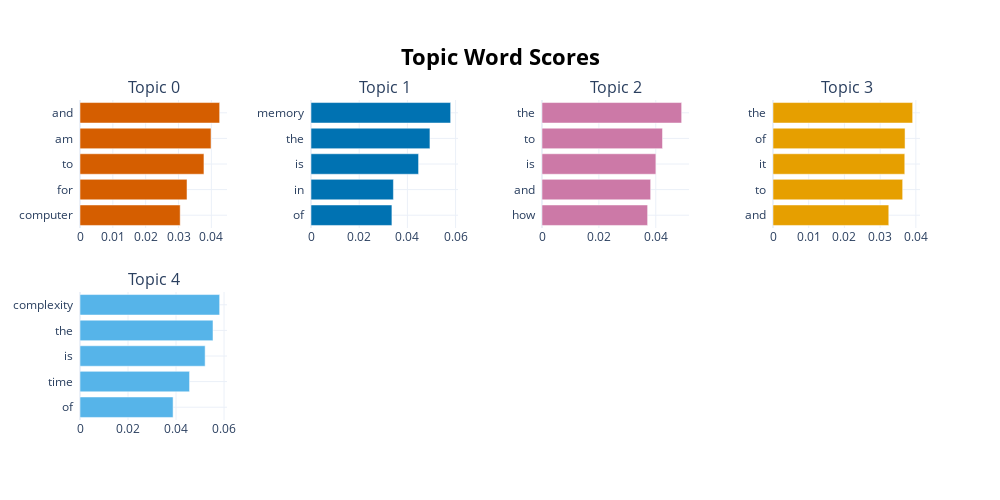

The notebook cell saved with this chart:
### Code cell
topic_model.visualize_barchart(top_n_topics=5)

### Figure 1 — Plotly figure (JSON) as saved in the notebook; plotly's stock layout.template omitted (floating-point values rounded to 4 significant figures)
{"data": [{"marker": {"color": "#D55E00"}, "orientation": "h", "type": "bar", "x": [0.03051, 0.03259, 0.03774, 0.0399, 0.04252], "xaxis": "x", "y": ["computer  ", "for  ", "to  ", "am  ", "and  "], "yaxis": "y"}, {"marker": {"color": "#0072B2"}, "orientation": "h", "type": "bar", "x": [0.03357, 0.0342, 0.04463, 0.04935, 0.05795], "xaxis": "x2", "y": ["of  ", "in  ", "is  ", "the  ", "memory  "], "yaxis": "y2"}, {"marker": {"color": "#CC79A7"}, "orientation": "h", "type": "bar", "x": [0.03713, 0.0382, 0.04004, 0.04237, 0.0491], "xaxis": "x3", "y": ["how  ", "and  ", "is  ", "to  ", "the  "], "yaxis": "y3"}, {"marker": {"color": "#E69F00"}, "orientation": "h", "type": "bar", "x": [0.03242, 0.03631, 0.0369, 0.03698, 0.0391], "xaxis": "x4", "y": ["and  ", "to  ", "it  ", "of  ", "the  "], "yaxis": "y4"}, {"marker": {"color": "#56B4E9"}, "orientation": "h", "type": "bar", "x": [0.03878, 0.04563, 0.05212, 0.05539, 0.05817], "xaxis": "x5", "y": ["of  ", "time  ", "is  ", "the  ", "complexity  "], "yaxis": "y5"}], "layout": {"annotations": [{"font": {"size": 16}, "showarrow": false, "text": "Topic 0", "x": 0.0875, "xanchor": "center", "xref": "paper", "y": 1, "yanchor": "bottom", "yref": "paper"}, {"font": {"size": 16}, "showarrow": false, "text": "Topic 1", "x": 0.3625, "xanchor": "center", "xref": "paper", "y": 1, "yanchor": "bottom", "yref": "paper"}, {"font": {"size": 16}, "showarrow": false, "text": "Topic 2", "x": 0.6375, "xanchor": "center", "xref": "paper", "y": 1, "yanchor": "bottom", "yref": "paper"}, {"font": {"size": 16}, "showarrow": false, "text": "Topic 3", "x": 0.9125, "xanchor": "center", "xref": "paper", "y": 1, "yanchor": "bottom", "yref": "paper"}, {"font": {"size": 16}, "showarrow": false, "text": "Topic 4", "x": 0.0875, "xanchor": "center", "xref": "paper", "y": 0.4, "yanchor": "bottom", "yref": "paper"}], "height": 500, "hoverlabel": {"bgcolor": "white", "font": {"family": "Rockwell", "size": 16}}, "showlegend": false, "title": {"font": {"color": "Black", "size": 22}, "text": "<b>Topic Word Scores", "x": 0.5, "xanchor": "center", "yanchor": "top"}, "width": 1000, "xaxis": {"anchor": "y", "domain": [0, 0.175], "showgrid": true}, "xaxis2": {"anchor": "y2", "domain": [0.275, 0.45], "showgrid": true}, "xaxis3": {"anchor": "y3", "domain": [0.55, 0.725], "showgrid": true}, "xaxis4": {"anchor": "y4", "domain": [0.825, 1], "showgrid": true}, "xaxis5": {"anchor": "y5", "domain": [0, 0.175], "showgrid": true}, "xaxis6": {"anchor": "y6", "domain": [0.275, 0.45], "showgrid": true}, "xaxis7": {"anchor": "y7", "domain": [0.55, 0.725], "showgrid": true}, "xaxis8": {"anchor": "y8", "domain": [0.825, 1], "showgrid": true}, "yaxis": {"anchor": "x", "domain": [0.6, 1], "showgrid": true}, "yaxis2": {"anchor": "x2", "domain": [0.6, 1], "showgrid": true}, "yaxis3": {"anchor": "x3", "domain": [0.6, 1], "showgrid": true}, "yaxis4": {"anchor": "x4", "domain": [0.6, 1], "showgrid": true}, "yaxis5": {"anchor": "x5", "domain": [0, 0.4], "showgrid": true}, "yaxis6": {"anchor": "x6", "domain": [0, 0.4], "showgrid": true}, "yaxis7": {"anchor": "x7", "domain": [0, 0.4], "showgrid": true}, "yaxis8": {"anchor": "x8", "domain": [0, 0.4], "showgrid": true}}}
